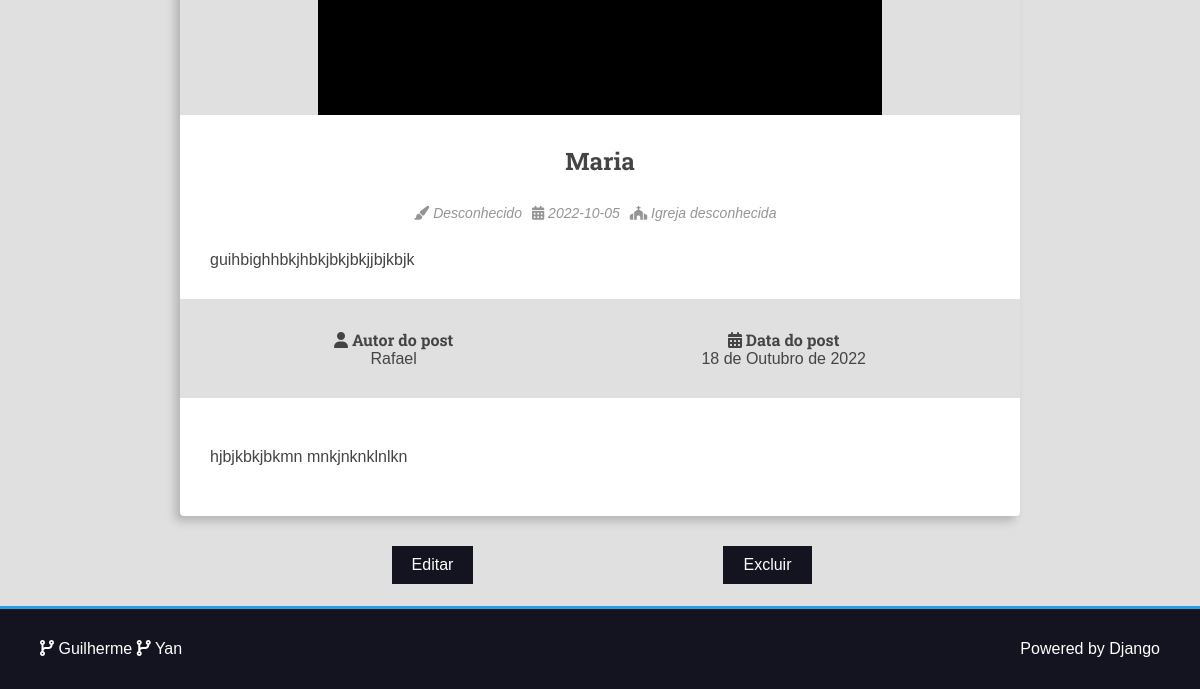
/user/dashboard/painting/49/ (lower part), run on an earlier commit of the app's database.
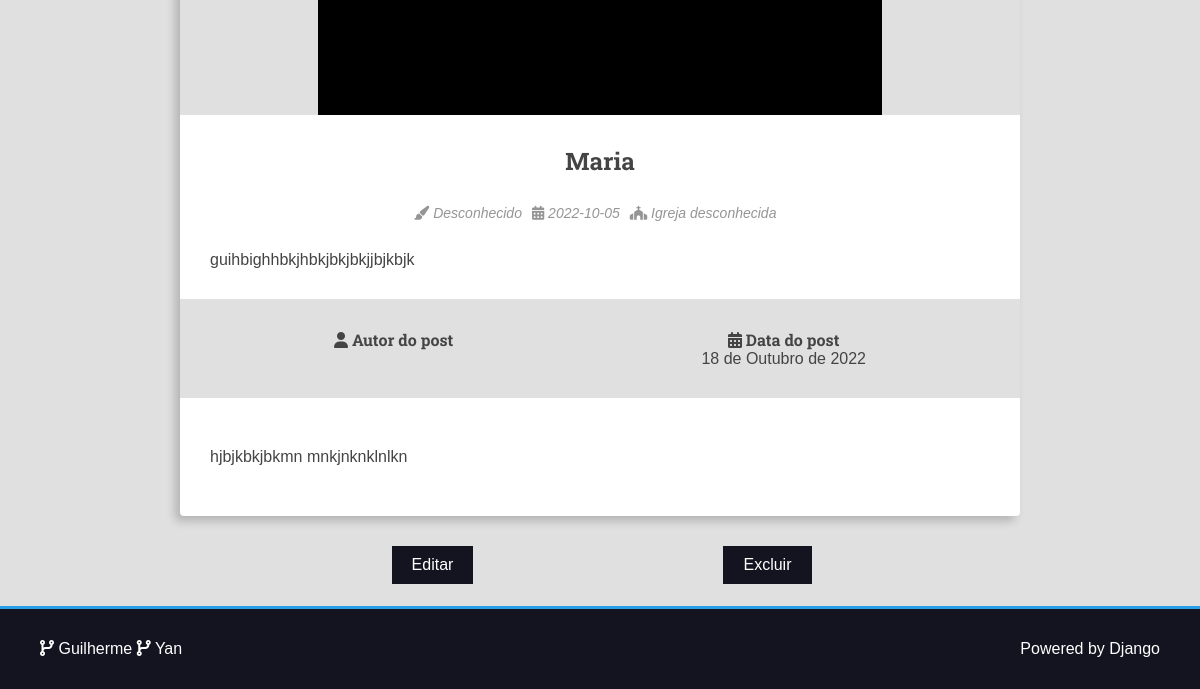
And on a later commit of the database.
### museum/models.py (models this page shows, shortened)
class Painting(models.Model):
    name = models.CharField(max_length=50)
    date = models.CharField(max_length=10, null=True, blank=True)
    description = models.TextField(blank=True)
    cover = models.ImageField(upload_to='museum/cover/%Y/%m/%d/')
    post_date = models.DateField(auto_now=True)
    summary = models.CharField(max_length=250)
    is_published = models.BooleanField(default=False)
    author = models.ManyToManyField(
        Author, blank=True,
        default=None
    )
    church = models.ForeignKey(
        Church, on_delete=models.SET_NULL, null=True, blank=True,
        default=None
    )
    engraving = models.ManyToManyField(
        Engraving, blank=True,
        default=None
    )
    post_author = models.ForeignKey(
        User, on_delete=models.SET_NULL, null=True
    )
    class Meta:
        db_table = 'PAINTING'

### museum/views.py (the view)
# urls.py: path('user/dashboard/painting/<int:painting_id>/', views.detail_painting_not_published, name='detail_not_published'),
@require_GET
def detail_painting_not_published(request: HttpRequest, painting_id: int) -> HttpResponse:
    try:
        painting = Painting.objects.select_related('church', 'post_author').prefetch_related('author', 'engraving__author').get(pk=painting_id, is_published=False)
        print(engravings)
    except ObjectDoesNotExist:
        raise Http404('Objects not found in database')
    return render(request, 'museum/pages/detail_painting_edit.html', {
        'painting': painting,
        'isDetailPage': True,
        'search':False,
        'edit': True,
    })

### museum/templates/museum/pages/detail_painting_edit.html (shortened to what this page needs)
{% extends 'templates/pages/global.html' %}
{% block content %}
<div class="main-content main-content-detail container" id="details-page">
    {% include 'museum/partials/painting_not_published.html' %}
</div>
    {% if edit is True %}
        <div class="form-content center form-content-grid">
            <div class="form-group ">
                <a class="link-to-button" href="{% url 'user:painting_edit' painting.id %}">Editar</a>
            </div>
            <form class = "form-delete" action="{% url 'user:painting_delete' painting.id %}" method="POST">
                <button class="plaintext-button" type="submit">Excluir</button>
            </form>
        </div>
    {% endif %}
{% endblock content %}

### museum/templates/museum/partials/painting_not_published.html (shortened to what this page needs)
<div class="center painting painting-list-item card">
    <div class="painting-cover">
        <img src="{{ painting.cover.url }}" alt="temporario" class="img-main no-filter">
    </div>
    <div class="painting-title-container">
        <h2 class="painting-title">{{ painting.name | linebreaks }}</h2>
    </div>
    <div class="painting-author center-flex">
        <span class="painting-author-item">
            {% for author in painting.author.all %}
                <i class="fas fa-paintbrush"></i>
                    {{author}}
                    <br>
            {%empty%}
                <i class="fas fa-paintbrush"></i>
                    Desconhecido
            {% endfor %}
        </span>
        <span class="painting-author-item">
            <i class="fas fa-calendar-alt"></i>
            {% if painting.date %}
                {{ painting.date }}
            {% else %}
                Desconhecido
            {% endif %}
        </span>
        <span class="painting-author-item">
            <i class="fas fa-church"></i>
                {% if painting.church is not None %}
                    <span>{{ painting.church.name }}</span>
                {% else %}
                    <span>Igreja desconhecida</span>
                {% endif %}
        </span>
    </div>
    <div class="painting-content justify">
        <p>{{ painting.summary }}</p>
    </div>
    <div class="painting-meta-container">
        <div class="painting-meta painting-preparation">
            <h3 class="painting-meta-title"><i class="fas fa-user"></i> Autor do post</h3>
            <div class="painting-meta-text">
                {{painting.post_author.username}}
            </div>
        </div>
        <div class="painting-meta painting-servings">
            <h3 class="painting-meta-title"><i class="fas fa-calendar-alt"></i> Data do post</h3>
            <div class="painting-meta-text">
                {{painting.post_date}}
            </div>
        </div>
    </div>
    {% if isDetailPage is True %}
        <div class="painting-description justify">
            {{ painting.description | linebreaks}}
        </div>
    {% endif %}
</div>

What changed in the data, as far as the page shows it:
changed Painting "Maria": post_author.username "Rafael" → (not shown)
